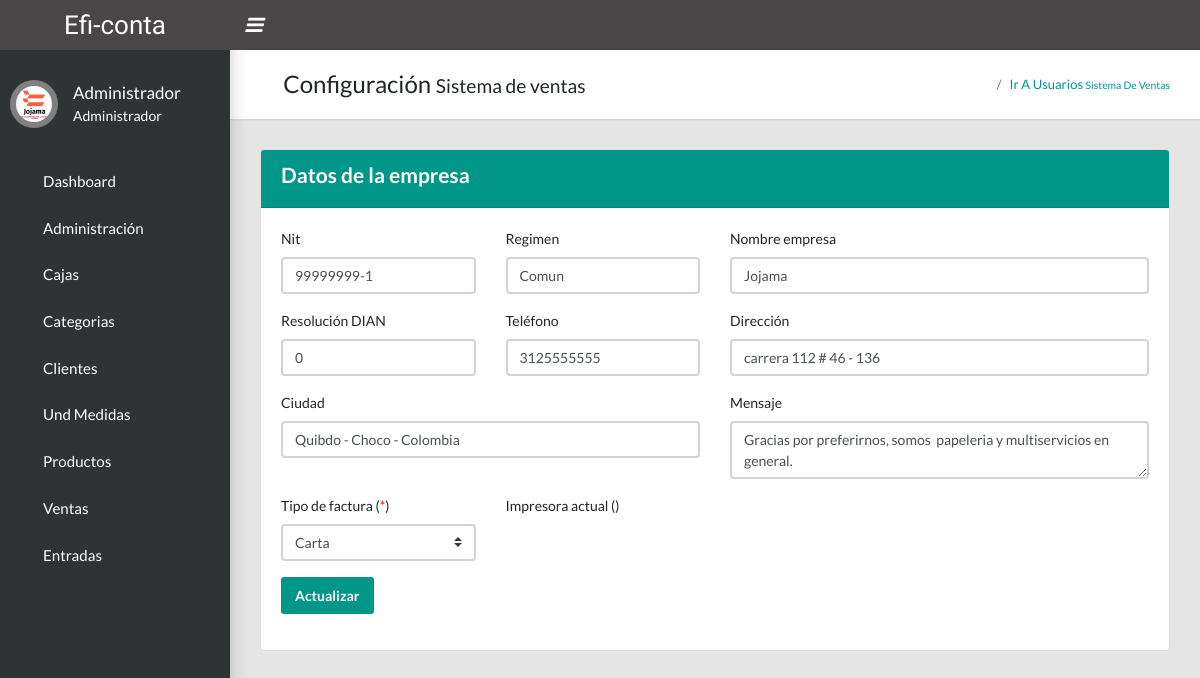
/index.php/dashboard/configuracion (signed in), run on an earlier commit of the app's database.
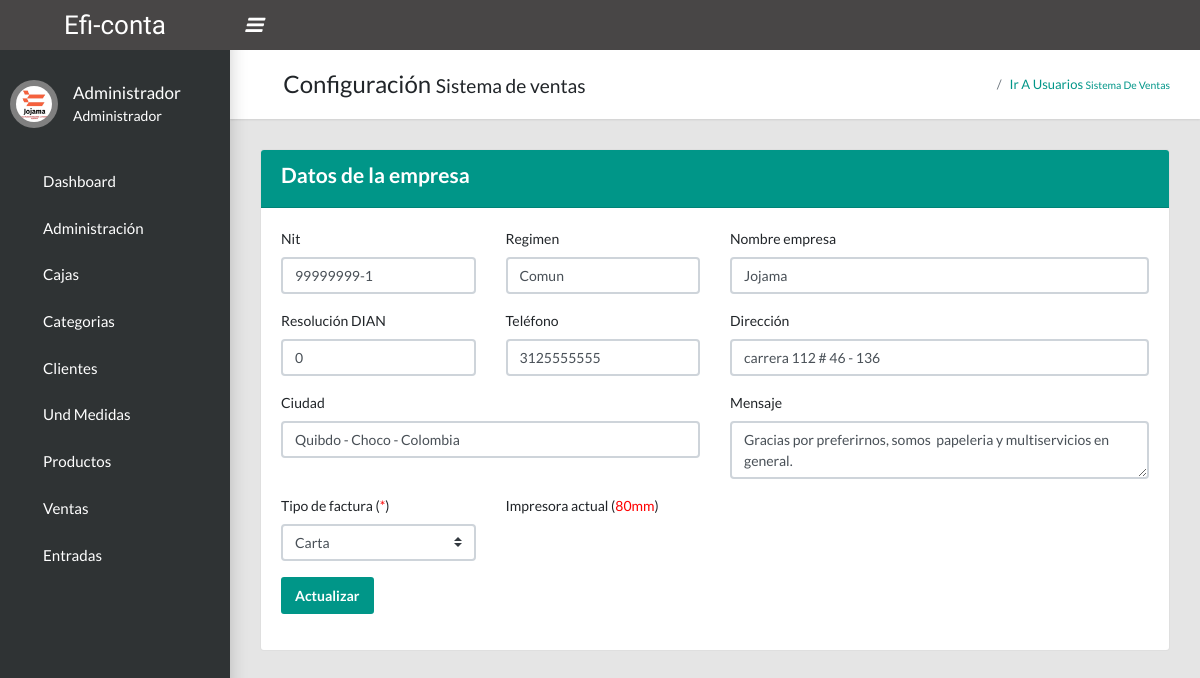
And on a later commit of the database.
### tables this page shows
CREATE TABLE `configuracion` (
  `id` int(11) NOT NULL,
  `nit` varchar(20) NOT NULL,
  `regimen` varchar(100) NOT NULL,
  `resolucion` int(11) NOT NULL,
  `nombre` varchar(200) NOT NULL,
  `telefono` varchar(15) NOT NULL,
  `direccion` varchar(200) NOT NULL,
  `ciudad` varchar(50) NOT NULL,
  `mensaje` varchar(200) NOT NULL,
  `tipo_Impresora` varchar(10) NOT NULL
);

### application/controllers/Dashboard.php (called while the page is built, shortened)
<?php
class Dashboard extends CI_Controller {
    public function __construct()
    {
        $this->load->model('DashboardModel');
    }
    public function configuracion() {
        $id_user = $_SESSION[ 'id_usuario' ];
        $verificar = $this->DashboardModel->verificarPermisos( $id_user, 'configuracion' );
        if ( !empty( $verificar ) || $id_user == 1 ) {
            $data['permisos'] = $this->DashboardModel->getEmpresa();
            $this->load->view('layouts/Templates/header_admin');
            $this->load->view('layouts/Templates/nav_admin');
            $this->load->view('layouts/Templates/body');
            $this->load->view('layouts/Configuracion/configuracion', $data);
            $this->load->view('layouts/Templates/footer_admin');
        } else {
            echo '<script>window.location.href="http://localhost/Pos_venta/Errors/permisos"</script>';
        }
    }
}
?>

### index.php (called while the page is built, shortened)
<?php
require_once BASEPATH.'core/CodeIgniter.php';

### application/models/DashboardModel.php (called while the page is built, shortened)
<?php
class DashboardModel extends CI_Model {
    public function getEmpresa() {
        $this->db->select('*');
        $this->db->from('configuracion');
        return $this->db->get()->result();
    }
    public function verificarPermisos( $id_user, $nombre )
    {
         $this->db->select('p.id, p.permiso, d.id, d.id_usuario, d.id_permiso');
         $this->db->from('permisos p');
         $this->db->join('detalle_permisos d', 'p.id = d.id_permiso ');
         $this->db->where('d.id_usuario', $id_user);
         $this->db->where('p.permiso', $nombre);
         return $this->db->get()->result();
     }
}
?>

### application/views/layouts/Configuracion/configuracion.php (the view, shortened to what this page needs)
<main class='app-content'>
    <div class='app-title'>
        <div>
            <h1><i class='fas fa-box'></i> Configuración <small>Sistema de ventas</small>
            </h1>
        </div>
        <ul class='app-breadcrumb breadcrumb'>
            <li class='breadcrumb-item'><i class='fa fa-home fa-lg'></i></li>
            <li class='breadcrumb-item'><a href='<?php echo base_url(); ?>usuarios'>Ir a usuarios
                    <small>Sistema de ventas</small></a></li>
        </ul>
    </div>
    <div class="card">
        <div class="card-header bg-primary text-white">
            <h4>Datos de la empresa</h4>
        </div>
        <div class="card-body">
            <form id="frmEmpresa" method="post">
                <div class="row">
                    <div class="col-md-3">
                        <div class="form-group">
                            <label for="nit">Nit</label>
                            <input type="text" name="nit" id="nit" class="form-control" placeholder="Nit empresa"
                                aria-describedby="helpId" value="<?php echo $permisos[0]->nit ?>">
                        </div>
                    </div>
                    <div class="col-md-3">
                        <div class="form-group">
                            <label for="regimen">Regimen</label>
                            <input type="text" name="regimen" id="regimen" class="form-control valid validText" placeholder="Regimen de la empresa"
                                aria-describedby="helpId" value="<?php echo $permisos[0]->regimen ?>">
                        </div>
                    </div>
                    <div class="col-md-6">
                        <div class="form-group">
                            <label for="nombre">Nombre empresa</label>
                            <input type="text" name="nombre" id="nombre" class="form-control valid validText"
                                placeholder="Nombre empresa" aria-describedby="helpId"
                                value="<?php echo $permisos[0]->nombre ?>">
                        </div>
                    </div>
                    <div class="col-md-3">
                        <div class="form-group">
                            <label for="resolucion">Resolución DIAN</label>
                            <input type="text" name="resolucion" id="resolucion" class="form-control valid validNumber"
                                placeholder="Resolución DIAN" aria-describedby="helpId"
                                value="<?php echo $permisos[0]->resolucion ?>">
                        </div>
                    </div>
                    <div class="col-md-3">
                        <div class="form-group">
                            <label for="telefono">Teléfono</label>
                            <input type="text" name="telefono" id="telefono" class="form-control valid validNumber"
                                placeholder="Teléfono empresa" aria-describedby="helpId"
                                value="<?php echo $permisos[0]->telefono ?>">
                        </div>
                    </div>
                    <div class="col-md-6">
                        <div class="form-group">
                            <label for="direccion">Dirección</label>
                            <input type="text" name="direccion" id="direccion" class="form-control "
                                placeholder="Dirección de empresa" aria-describedby="helpId"
                                value="<?php echo $permisos[0]->direccion ?>">
                        </div>
                    </div>
                    <div class="col-md-6">
                        <div class="form-group">
                            <label for="ciudad">Ciudad</label>
                            <input type="text" name="ciudad" id="ciudad" class="form-control"
                                placeholder="Ciudad empresa" aria-describedby="helpId"
                                value="<?php echo $permisos[0]->ciudad ?>">
                        </div>
                    </div>
                    <div class="col-md-6">
                        <div class="form-group">
                            <label for="mensaje">Mensaje</label>
                            <textarea name="mensaje" id="mensaje" class="form-control"
                                placeholder="Mensaje a mostrar en factura" 0
                                aria-describedby="helpId"><?php echo $permisos[0]->mensaje ?></textarea>
                        </div>
                    </div>
                    <div class="col-md-3">
                        <div class='form-group'>
                            <label for='impresora'>Tipo de factura (<font color="red">*</font>)</label>
                            <select class='custom-select' name='impresora' id='impresora'><?php echo $permisos[0]->mensaje ?>
                                <option value='Carta'>Carta</option>
                            </select>
                        </div>
                    </div>
                    <div class="col-md-3">
                        <div class="form-group">
                            <label for="mensaje">Impresora actual</label>
                            (<font color="red"><?php echo $permisos[0]->tipo_Impresora ?></font>)
                        </div>
                    </div>
                </div>
                <div class="form-group">
                    <button type='button' class='btn btn-primary' onclick="actualizarEmpresa(event)">Actualizar</button>
                </div>
            </form>
        </div>
    </div>
</main>

### application/views/layouts/Templates/header_admin.php (shortened to what this page needs)
<!DOCTYPE html>
<html lang="en">
  <head>
    <link rel="stylesheet" type="text/css" href="<?php echo base_url(); ?>assets/Admin/css/main.css">
    <link rel="stylesheet" type="text/css" href="<?php echo base_url(); ?>assets/Admin/css/bootstrap-select.min.css">
    <link rel="stylesheet" type="text/css" href="<?php echo base_url(); ?>assets/Admin/js/datepicker/jquery-ui.min.css">
    <link rel="stylesheet" type="text/css" href="<?php echo base_url(); ?>assets/Admin/css/stylereal.css">
    <link rel="stylesheet" type="text/css" href="https://maxcdn.bootstrapcdn.com/font-awesome/4.7.0/css/font-awesome.min.css">
    <link rel="stylesheet" href="<?php echo base_url(); ?>assets/libreria/sweetalert2/dist/sweetalert2.min.css">
    </head>

### application/views/layouts/Templates/nav_admin.php (shortened to what this page needs)
<aside class="app-sidebar">
  <div class="app-sidebar__user"><img class="app-sidebar__user-avatar" src="<?php echo base_url(); ?>assets/Admin/images/logo.jpg" alt="User Image">
    <div>
      <?php if(!empty($_SESSION['nombre']) || !empty($_SESSION['rol'])){ ?>
      <p class="app-sidebar__user-name"><?= $_SESSION['nombre']?></p>
      <p class="app-sidebar__user-designation"><?= $_SESSION['rol'];?></p>
      <?php }; ?>
    </div>
  </div>
  <ul class="app-menu">
     <li>
      <a class="app-menu__item" href="<?php echo base_url(); ?>dashboard">
      <i class="app-menu__icon fa fa-dashboard"></i>
        <span class="app-menu__label">Dashboard</span>
      </a>
    </li>
    <li class="treeview">
      <a class="app-menu__item" href="#" data-toggle="treeview">
      <i class="app-menu__icon fa fa-tools" aria-hidden="true"></i>
        <span class="app-menu__label"> Administración</span>
          <i class="treeview-indicator fa fa-angle-right"></i>
      </a>
    </li>
    <li>
        <a class="app-menu__item"href="<?php echo base_url(); ?>cajas">
        <i class="app-menu__icon fa fa-archive" aria-hidden="true"></i>
        <span class="app-menu__label">Cajas</span></a>
    </li>
    <li>
        <a class="app-menu__item"href="<?php echo base_url(); ?>categorias">
        <span class="app-menu__label">Categorias</span></a>
    </li>
     <li>
        <a class="app-menu__item"href="<?php echo base_url(); ?>clientes">
        <i class="app-menu__icon fa fa-users" aria-hidden="true"></i>
        <span class="app-menu__label"> Clientes</span></a>
    </li>
    <li>
        <a class="app-menu__item"href="<?php echo base_url(); ?>medidas">
        <i class="app-menu__icon fa fa-balance-scale-left" aria-hidden="true"></i>
        <span class="app-menu__label">Und Medidas</span></a>
    </li>
    <li>
        <a class="app-menu__item"href="<?php echo base_url(); ?>productos">
        <i class="app-menu__icon fa fa-product-hunt" aria-hidden="true"></i>
        <span class="app-menu__label">Productos</span></a>
    </li>
     <li class="treeview">
      <a class="app-menu__item" href="#" data-toggle="treeview">
          <i class="app-menu__icon fa fa-shopping-cart" aria-hidden="true"></i>
          <span class="app-menu__label">Ventas</span>
          <i class="treeview-indicator fa fa-angle-right"></i>
      </a>
    </li>
    <li class="treeview">
      <a class="app-menu__item" href="#" data-toggle="treeview">
          <i class="app-menu__icon fa fa-bus" aria-hidden="true"></i>
          <span class="app-menu__label">Entradas</span>
          <i class="treeview-indicator fa fa-angle-right"></i>
      </a>
    </li>
  </ul>
</aside>

### application/views/layouts/Templates/body.php (shortened to what this page needs)
<body class="app sidebar-mini">
 <header class="app-header"><a class="app-header__logo" href="<?php echo base_url(); ?>dashboard">Efi-conta</a>
   <a class="app-sidebar__toggle" href="" data-toggle="sidebar" aria-label="Hide Sidebar"><i class="fad fa-bars"></i></a>
   <ul class="app-nav">
     <li class="dropdown"><a class="app-nav__item" href="#" data-toggle="dropdown" aria-label="Open Profile Menu"><i class="fa fa-user fa-lg"></i></a>
     </li>
   </ul>
 </header>

### application/views/layouts/Templates/footer_admin.php (shortened to what this page needs)
</body>
</html>

### Assets/Admin/css/stylereal.css (style rules this page uses)
.app-sidebar__user-avatar { width: 48px; background: gray; padding: 6px; }
.app-sidebar__toggle { display: -webkit-flex; display: -moz-flex; display: -ms-flex; display: -o-flex; display: flex; justify-content: center; align-items: center; font-size: 15pt; }
.app-sidebar__toggle::before { display: none; }

What changed in the data, as far as the page shows it:
changed configuracion "Comun": tipo_Impresora (not shown) → "80mm"
